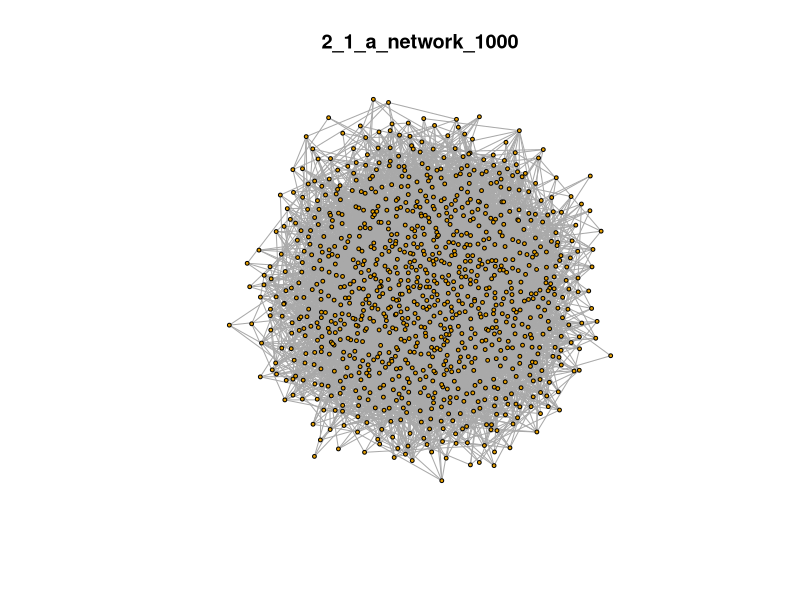

Source code (R): (Note: a time limit stopped this script after it produced the figure.)
library('igraph')
library('Matrix')
library('pracma')

create_transition_matrix = function (g) {
    
    # WARNING: make sure your graph is connected (you might input GCC of your graph)
    
    vs = V(g)
    n = vcount(g)
    adj = as_adjacency_matrix(g)
    adj[diag(rowSums(adj) == 0)] = 1  # handle if the user is using the function for networks with isolated nodes by creating self-edges
    z = matrix(rowSums(adj, , 1))
    
    transition_matrix = adj / repmat(z, 1, n)  # normalize to get probabilities
    
    return(transition_matrix)
}

random_walk = function (g, num_steps, start_node, transition_matrix = NULL){
    if(is.null(transition_matrix)) {
        transition_matrix = create_transition_matrix(g)
    }
    
    v = start_node
    for(i in 1:num_steps){
        # fprintf('Step %d: %d\n', i, v)  # COMMENT THIS
        PMF = transition_matrix[v, ]
        v = sample(1:vcount(g), 1, prob = PMF)        
    }

    # fprintf('Step %d: %d\n', i + 1, v)  # COMMENT THIS
    return(v)
}

# 2
# 2.1(a)
# Create an undirected random network g1 with 1000 nodes, and the probability p for drawing an edge between any pair of nodes equal to 0.01.
p = 0.01
n = 1000
g = random.graph.game(n, p, directed=FALSE)
t_matrix = create_transition_matrix(g)
png(filename="./2_1_a_network_1000.png")
plot(g, main="2_1_a_network_1000", vertex.size=2, vertex.label=NA, edge.arrow.size=1)
print(diameter(g))


# 2.1(b)
# Random walk for g1. Measure standard deviation and average of distance.
step_num = 100
random_num = 100
avg <- rep(NA, step_num)
sdv <- rep(NA, step_num)
for (step in (1: step_num)) {
    shortest_path <- rep(NA, random_num)
    start_ids = sample.int(n, random_num)
    for (i in (1: random_num)) {
        start_id = start_ids[i]
        node_id = random_walk(g, step, start_id, t_matrix)
        tmp <- get.shortest.paths(g, from = start_id, to = node_id)
        shortest_path[i] <- length(tmp$vpath[[1]]) - 1
    }
    avg[step] <- mean(shortest_path)
    sdv[step] <- sd(shortest_path)
}

png(filename="./2_1_b_distance.png")
plot(1: step_num, avg, type='l', main="average distance for 1000 nodes", xlab = "step", ylab = "average dist")

png(filename="./2_1_b_deviation.png")
plot(1: step_num, sdv, type='l', main="standard deviation of distance for 1000 nodes", xlab = "step", ylab = "standard deviation dist")

print("network with 1000 nodes' diameter: %d", diameter(g))
print("finished 2.1(b)")


# 2.1(c)
step_num = 100
random_num = 1000
end_ids = rep(NA, random_num)
for (start_id in (1: random_num)) {
    # print(start_id)
    node_id = random_walk(g, step_num, start_id, t_matrix)        
    end_ids[start_id] <- node_id
}
png(filename="./2_1_c_graph_degree.png")
hist(degree(g), breaks=0:25, main="degree distribution of graph", xlab = "degree", ylab = "frequency")
png(filename="./2_1_c_end_nodes_degree.png")
hist(degree(g, end_ids), breaks=0:25, main="degree distribution of the end nodes reached", xlab = "degree", ylab = "frequency")

print("finished 2.1(c)")
# 2.1(d)
# 100
p = 0.01
n = 100
g <- random.graph.game(n, p, directed=FALSE)
t_matrix = create_transition_matrix(g)
png(filename="./2_1_d_network_100.png")
plot(g, main="2_1_d_network_100", vertex.size=2, vertex.label=NA, edge.arrow.size=1)
print(diameter(g))

step_num = 100
random_num = 100
avg <- rep(NA, step_num)
sdv <- rep(NA, step_num)
for (step in (1: step_num)) {
    shortest_path <- rep(NA, random_num)
    for (start_id in (1: random_num)) {
        node_id = random_walk(g, step, start_id, t_matrix)
        tmp <- get.shortest.paths(g, from = start_id, to = node_id)
        shortest_path[start_id] <- length(tmp$vpath[[1]]) - 1
    }
    avg[step] <- mean(shortest_path)
    sdv[step] <- sd(shortest_path)
}

png(filename="./2_1_d_100_distance.png")
plot(1:step_num, avg, type='l', main="average distance for 100 nodes", xlab = "step", ylab = "average distance")

png(filename="./2_1_d_100_deviation.png")
plot(1:step_num, sdv, type='l', main="standard deviation of distance for 100 nodes", xlab = "step", ylab = "standard deviation")

print("finished 2.1(d) 100 nodes")

# 10000
p = 0.01
n = 10000
g <- random.graph.game(n, p)
t_matrix = create_transition_matrix(g)
png(filename="./2_1_d_network_10000.png")
plot(g, main="2_1_d_network_10000", vertex.size=2, vertex.label=NA, edge.arrow.size=1)
print(diameter(g))

step_num = 100
random_num = 100
avg <- rep(NA, step_num)
sdv <- rep(NA, step_num)
for (step in (1: step_num)) {
    shortest_path <- rep(NA, random_num)
    start_ids = sample.int(n, random_num)
    for (i in (1: random_num)) {
        start_id = start_ids[i]
        node_id = random_walk(g, step, start_id, t_matrix)
        tmp <- get.shortest.paths(g, from = start_id, to = node_id)
        shortest_path[i] <- length(tmp$vpath[[1]]) - 1
    }
    avg[step] <- mean(shortest_path)
    sdv[step] <- sd(shortest_path)
}

png(filename="./2_1_d_10000_distance.png")
plot(1:step_num, avg, type='l', main="average distance for 10000 nodes", xlab = "step", ylab = "average distance")

png(filename="./2_1_d_10000_deviation.png")
plot(1:step_num, sdv, type='l', main="standard deviation of distance for 10000 nodes", xlab = "step", ylab = "standard deviation")

print("finished 2.1(d) 10000 nodes")
dev.off()
